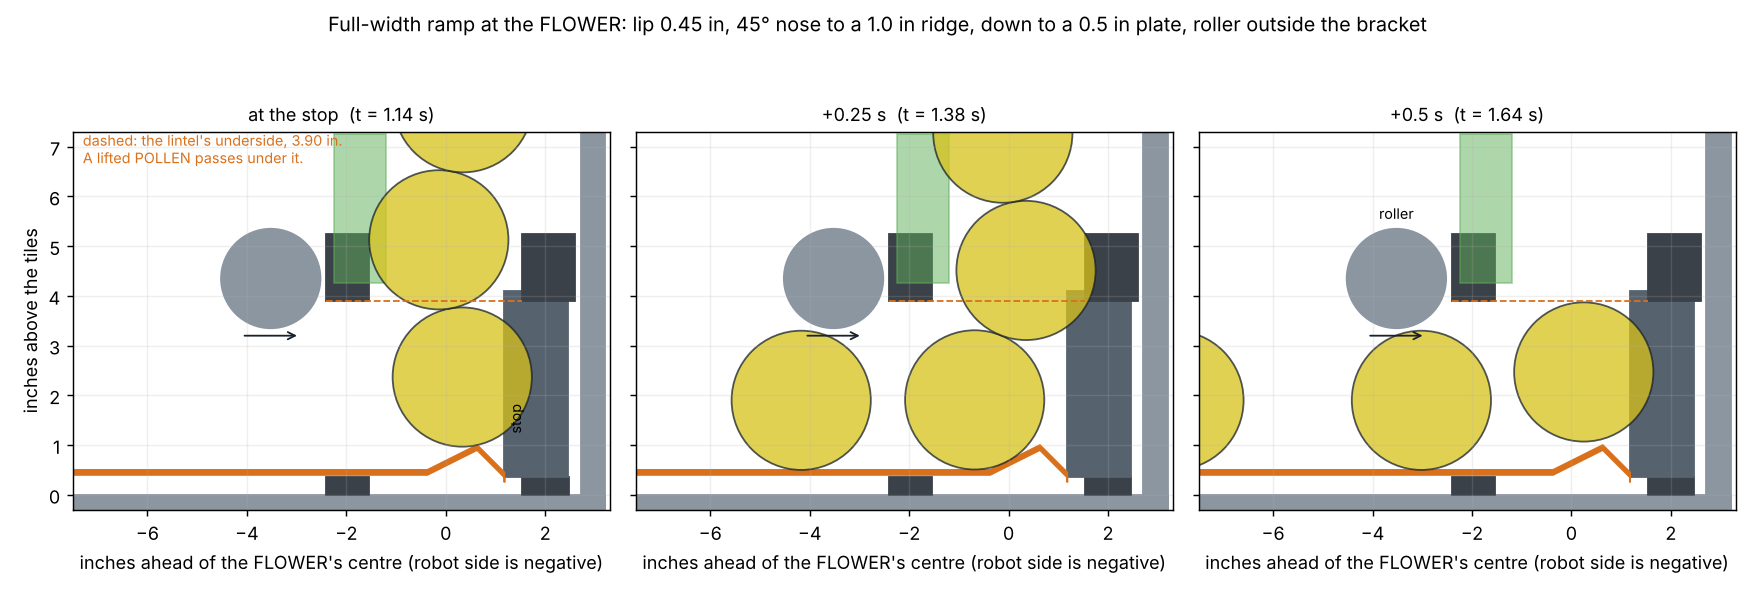

The script that saved this image:
"""The section figure: the full-width ramp at its stop in the FLOWER's slice, with the POLLEN at three moments of the
simulator's trace, and the 3.90 in lintel the lifted POLLEN must pass under. Writes full_ramp_section.png.

    python3 tools/ramp-hook/full_ramp_sim.py --trace && python3 cad/modules/flower-stick-proto/full_ramp_section.py
"""
import json, os
import matplotlib
matplotlib.use("Agg")
import matplotlib.pyplot as plt
from matplotlib.patches import Circle, Polygon, Rectangle
HERE = os.path.dirname(os.path.abspath(__file__))
ROOT = os.path.abspath(os.path.join(HERE, "..", "..", ".."))
d = json.load(open(os.path.join(ROOT, "tools", "ramp-hook", "full_ramp_trace.json")))
CX, R = d["cx"], 1.4
fx = lambda xs: CX - xs                     # sim x -> FLOWER x (+ toward the wall)
prof, (rx, rz, rr), stop = d["profile"], d["roller"], fx(d["tip_stop"])
frames = d["trace"]
arrive = next(i for i, f in enumerate(frames) if f[1] <= d["tip_stop"] + 1e-6)
picks = [(arrive, "at the stop"), (arrive + 12, "+0.25 s"), (arrive + 25, "+0.5 s")]
picks = [(min(i, len(frames) - 1), lab) for i, lab in picks]

fig, axes = plt.subplots(1, 3, figsize=(13.5, 4.6), sharey=True)
for ax, (i, lab) in zip(axes, picks):
    t, tip, balls = frames[i]
    # the FLOWER's slice: tiles, ring, upright, lintel (Layer B's strip in front of its hole), bracket, pipe, wall
    ax.add_patch(Rectangle((-8, -0.3), 11.2, 0.3, color="#8b96a1"))
    ax.add_patch(Rectangle((-2.40, 0), 0.86, 0.35, color="#3b4148"))      # ring, front of the hole
    ax.add_patch(Rectangle((1.54, 0), 0.93, 0.35, color="#3b4148"))       # ring, behind
    ax.add_patch(Rectangle((1.18, 0.35), 1.28, 3.75, color="#56636f"))    # upright
    ax.add_patch(Rectangle((-2.41, 3.90), 0.87, 1.35, color="#3b4148"))   # lintel
    ax.add_patch(Rectangle((1.54, 3.90), 1.06, 1.35, color="#3b4148"))    # bracket, behind the hole
    ax.add_patch(Rectangle((-2.25, 4.25), 1.05, 3.0, color="#5fae58", alpha=.5))  # pipe (off the slice, for scale)
    ax.add_patch(Rectangle((2.71, -0.3), 0.5, 7.6, color="#8b96a1"))
    # the ramp at this moment, and the roller
    lip = fx(tip)
    pts = [(lip - x, z) for x, z in prof]
    sheet = pts + [(x, z - 0.10) for x, z in reversed(pts)]
    ax.add_patch(Polygon(sheet, closed=True, color="#d9711c"))
    ax.add_patch(Circle((lip - rx, rz), rr, color="#8b96a1"))
    ax.annotate("", (lip - rx - 0.6, rz - rr - 0.15), (lip - rx + 0.6, rz - rr - 0.15), arrowprops=dict(arrowstyle="<-", color="#17212b"))
    for (xs, zs) in balls:
        ax.add_patch(Circle((fx(xs), zs), R, facecolor="#d8c21a", edgecolor="#17212b", alpha=.75))
    ax.plot([-2.41, 1.54], [3.90, 3.90], ls="--", color="#d9711c", lw=1)
    ax.set_xlim(-7.5, 3.3); ax.set_ylim(-0.3, 7.3); ax.set_aspect("equal")
    ax.set_title(f"{lab}  (t = {t:.2f} s)", fontsize=10)
    ax.set_xlabel("inches ahead of the FLOWER's centre (robot side is negative)")
    ax.grid(alpha=.2)
axes[0].set_ylabel("inches above the tiles")
axes[0].text(-7.3, 6.6, "dashed: the lintel's underside, 3.90 in.\nA lifted POLLEN passes under it.", fontsize=8, color="#d9711c", va="bottom")
axes[0].text(stop + 0.05, 1.3, "stop", fontsize=8, rotation=90)
axes[2].text(stop - rx, rz + rr + 0.2, "roller", fontsize=8, ha="center")
fig.suptitle("Full-width ramp at the FLOWER: lip 0.45 in, 45° nose to a 1.0 in ridge, down to a 0.5 in plate, roller outside the bracket", fontsize=11)
fig.tight_layout()
out = os.path.join(HERE, "full_ramp_section.png"); fig.savefig(out, dpi=130); print(out)
